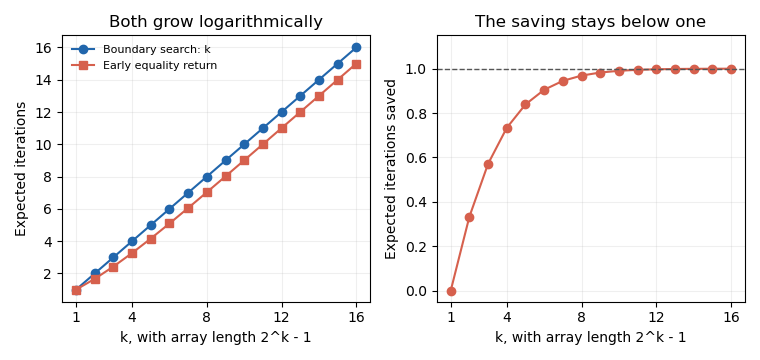

The script that drew this image:
from pathlib import Path
import matplotlib
matplotlib.use('Agg')
import matplotlib.pyplot as plt
ks=list(range(1,17));ns=[2**k-1 for k in ks]
early=[k-1+k/n for k,n in zip(ks,ns)];saved=[k-e for k,e in zip(ks,early)]
assert early[0]==1 and all(0<=x<1 for x in saved)
fig,axes=plt.subplots(1,2,figsize=(7.6,3.6),dpi=100,facecolor='white')
axes[0].plot(ks,ks,'o-',color='#2166ac',label='Boundary search: k')
axes[0].plot(ks,early,'s-',color='#d6604d',label='Early equality return')
axes[0].set_ylabel('Expected iterations');axes[0].set_title('Both grow logarithmically')
axes[0].legend(fontsize=8,frameon=False,loc='upper left')
axes[1].plot(ks,saved,'o-',color='#d6604d');axes[1].axhline(1,color='#555555',ls='--',lw=1)
axes[1].set_ylim(-.05,1.15);axes[1].set_ylabel('Expected iterations saved');axes[1].set_title('The saving stays below one')
for ax in axes:ax.set_facecolor('white');ax.set_xlabel('k, with array length 2^k - 1');ax.set_xticks([1,4,8,12,16]);ax.grid(alpha=.2)
fig.tight_layout();fig.savefig(Path.cwd()/(Path(__file__).stem+'.png'),facecolor='white',transparent=False)
